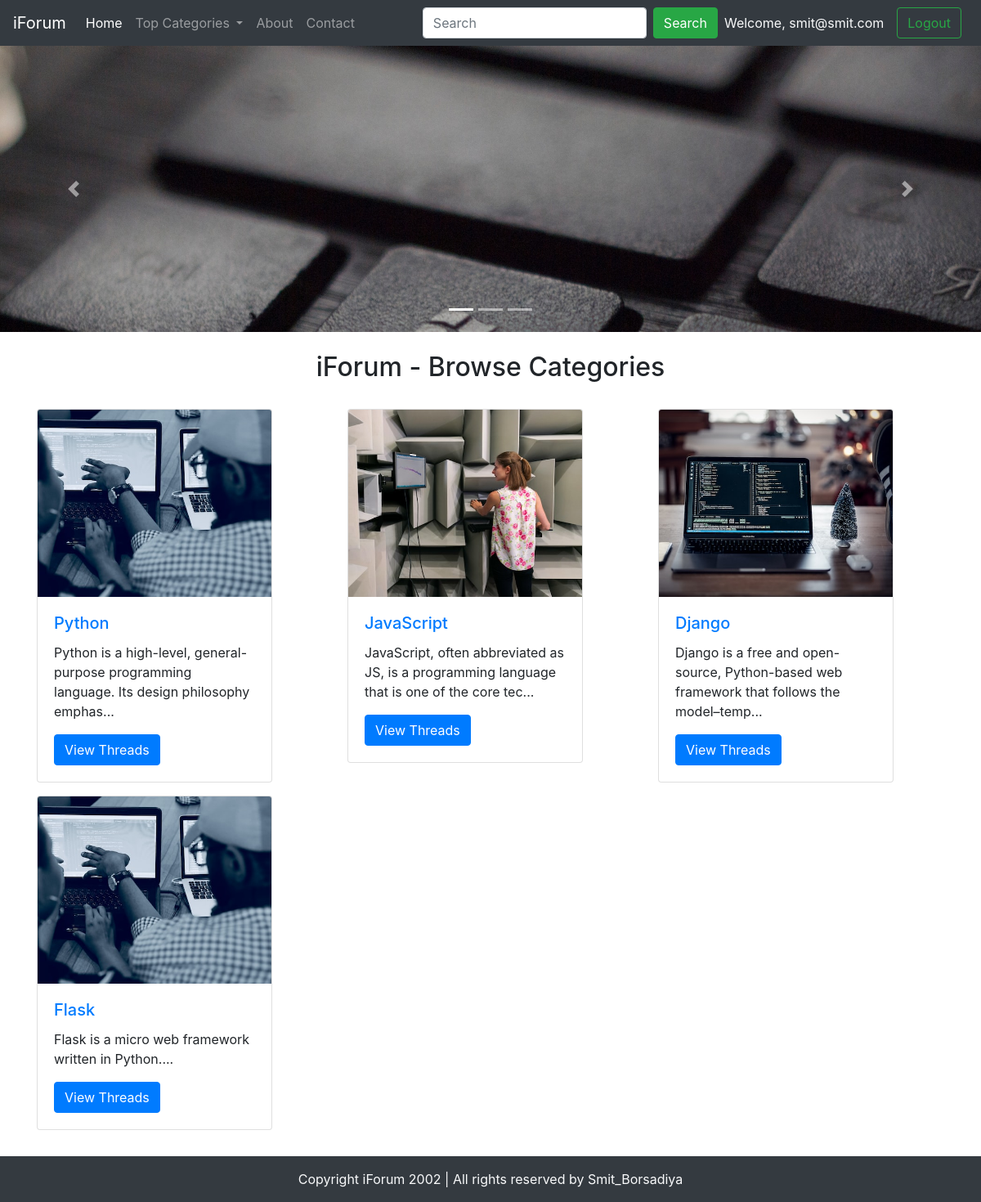
/index.php (signed in), run on the app's committed database.
### tables this page shows
CREATE TABLE `categories` (
  `category_id` int(11) NOT NULL,
  `category_name` varchar(255) NOT NULL,
  `category_description` varchar(255) NOT NULL,
  `created` datetime NOT NULL DEFAULT current_timestamp()
);

### index.php (the view, shortened to what this page needs)
<!doctype html>
<html lang="en">
<head>
    <link rel="stylesheet" href="https://stackpath.bootstrapcdn.com/bootstrap/4.5.0/css/bootstrap.min.css"
>
</head>
<body>
    <?php include 'partials/_dbconnect.php';?>
    <?php include 'partials/_header.php';?>
    <div id="carouselExampleIndicators" class="carousel slide" data-ride="carousel">
        <ol class="carousel-indicators">
            <li data-target="#carouselExampleIndicators" data-slide-to="0" class="active"></li>
            <li data-target="#carouselExampleIndicators" data-slide-to="1"></li>
            <li data-target="#carouselExampleIndicators" data-slide-to="2"></li>
        </ol>
        <div class="carousel-inner">
            <div class="carousel-item active">
                <img src="img/card-1.jpg" class="d-block w-100" alt="...">
            </div>
        </div>
        <a class="carousel-control-prev" href="#carouselExampleIndicators" role="button" data-slide="prev">
            <span class="carousel-control-prev-icon" aria-hidden="true"></span>
        </a>
        <a class="carousel-control-next" href="#carouselExampleIndicators" role="button" data-slide="next">
            <span class="carousel-control-next-icon" aria-hidden="true"></span>
        </a>
    </div>
    <div class="container my-4" id="ques">
        <h2 class="text-center my-4">iForum - Browse Categories</h2>
        <div class="row my-4">
            <?php
                $sql = "SELECT * FROM `categories`";
                $result = mysqli_query($conn, $sql);
                while($row = mysqli_fetch_assoc($result)){
                $id = $row['category_id'];
                $cat = $row['category_name'];
                $desc = $row['category_description'];
                echo '<div class="col-md-4 my-2">
                        <div class="card" style="width: 18rem;">
                            <img src="img/card--'.$id. '.jpg" class="card-img-top" alt="image for this category">
                            <div class="card-body">
                                <h5 class="card-title"><a href="threadlist.php?catid=' . $id . '">' . $cat . '</a></h5>
                                <p class="card-text">' . substr($desc, 0, 90). '... </p>
                                <a href="threadlist.php?catid=' . $id . '" class="btn btn-primary">View Threads</a>
                            </div>
                        </div>
                        </div>';
                }
            ?>
        </div>
    </div>
    <?php include 'partials/_footer.php';?>
</body>
</html>

### index.php (style rules this page uses)
#ques { min-height: 433px; }

### data on the page
categories: category_name "Python", category_description "Python is a high-level, general-purpose programming language. Its design philosophy emphas"
categories: shows a picture, category_name "JavaScript", category_description "JavaScript, often abbreviated as JS, is a programming language that is one of the core tec"
categories: shows a picture, category_name "Django", category_description "Django is a free and open-source, Python-based web framework that follows the model–temp"
categories: category_name "Flask", category_description "Flask is a micro web framework written in Python."

### other printed values
$_SESSION['useremail'] "smit@smit.com"
